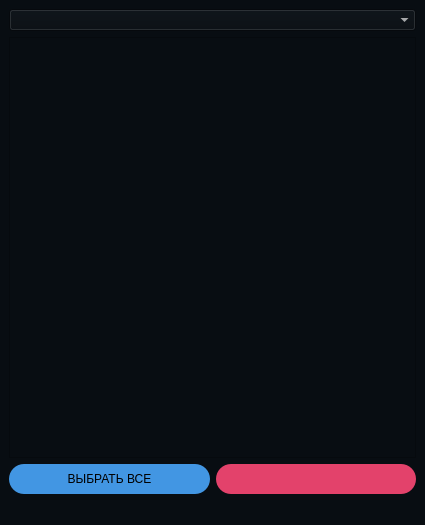
<?xml version="1.0" encoding="UTF-8"?>
<ui version="4.0">
 <class>MainWindow</class>
 <widget class="QMainWindow" name="MainWindow">
  <property name="geometry">
   <rect>
    <x>0</x>
    <y>0</y>
    <width>425</width>
    <height>525</height>
   </rect>
  </property>
  <property name="minimumSize">
   <size>
    <width>425</width>
    <height>525</height>
   </size>
  </property>
  <property name="maximumSize">
   <size>
    <width>425</width>
    <height>525</height>
   </size>
  </property>
  <property name="windowTitle">
   <string>Studify</string>
  </property>
  <property name="styleSheet">
   <string notr="true">background-color:#080d12;
 opacity: 0.5;</string>
  </property>
  <widget class="QWidget" name="centralwidget">
   <layout class="QVBoxLayout" name="mainLayout">
    <item>
     <widget class="QComboBox" name="SearchBox">
      <property name="styleSheet">
       <string notr="true">color:#fff;</string>
      </property>
     </widget>
    </item>
    <item>
     <widget class="QListWidget" name="StudentsList">
      <property name="sizePolicy">
       <sizepolicy hsizetype="Expanding" vsizetype="Expanding">
        <horstretch>0</horstretch>
        <verstretch>0</verstretch>
       </sizepolicy>
      </property>
      <property name="styleSheet">
       <string notr="true">color:#fff;</string>
      </property>
     </widget>
    </item>
    <item>
     <layout class="QHBoxLayout" name="buttonLayout">
      <item>
       <widget class="QPushButton" name="selectAllButton">
        <property name="styleSheet">
         <string notr="true">border-radius:15px;
background-color:#4296e3;
height: 30px; </string>
        </property>
        <property name="text">
         <string>ВЫБРАТЬ ВСЕ</string>
        </property>
       </widget>
      </item>
      <item>
       <widget class="QPushButton" name="generatePdfButton">
        <property name="styleSheet">
         <string notr="true">border-radius:15px;
background-color:#e3426b;
height: 30px; </string>
        </property>
        <property name="text">
         <string/>
        </property>
        <property name="icon">
         <iconset resource="resources.qrc">
          <normaloff>:/pdf.ico</normaloff>:/pdf.ico</iconset>
        </property>
       </widget>
      </item>
     </layout>
    </item>
   </layout>
  </widget>
  <widget class="QMenuBar" name="menubar">
   <property name="geometry">
    <rect>
     <x>0</x>
     <y>0</y>
     <width>425</width>
     <height>21</height>
    </rect>
   </property>
  </widget>
  <widget class="QStatusBar" name="statusbar"/>
 </widget>
 <resources>
  <include location="resources.qrc"/>
 </resources>
 <connections/>
</ui>
